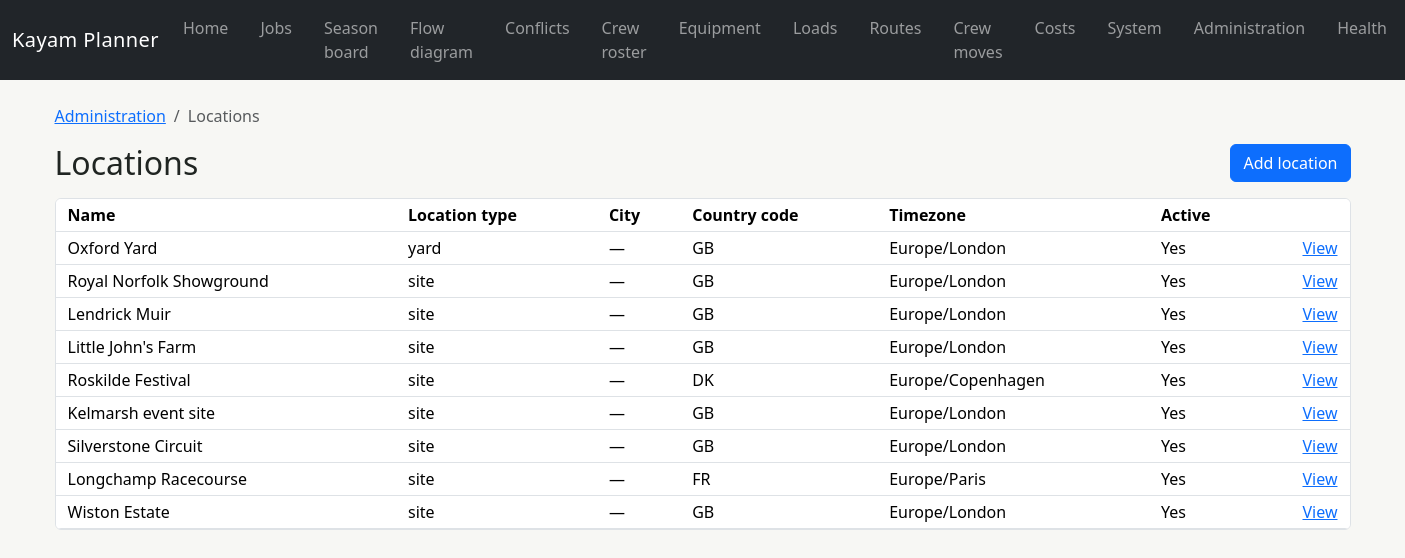
The app's page /admin/locations with its own data.
### app/models/administration.py (models this page shows)
class TimestampMixin:
    created_at: Mapped[datetime] = mapped_column(AwareDateTime(), default=utc_now, nullable=False)
    updated_at: Mapped[datetime] = mapped_column(
        AwareDateTime(), default=utc_now, onupdate=utc_now, nullable=False
    )

class Location(TimestampMixin, Base):
    __tablename__ = "locations"
    __table_args__ = (
        CheckConstraint(
            "latitude IS NULL OR (latitude >= -90 AND latitude <= 90)",
            name="latitude_range",
        ),
        CheckConstraint(
            "longitude IS NULL OR (longitude >= -180 AND longitude <= 180)",
            name="longitude_range",
        ),
        CheckConstraint("default_unload_duration_minutes >= 0", name="unload_duration_nonnegative"),
    )
    id: Mapped[int] = mapped_column(primary_key=True)
    name: Mapped[str] = mapped_column(String(200), unique=True, index=True)
    location_type: Mapped[LocationType] = mapped_column(
        Enum(LocationType, native_enum=False, length=20), default=LocationType.SITE
    )
    address_line_1: Mapped[str | None] = mapped_column(String(200))
    address_line_2: Mapped[str | None] = mapped_column(String(200))
    city: Mapped[str | None] = mapped_column(String(100))
    region: Mapped[str | None] = mapped_column(String(100))
    postcode: Mapped[str | None] = mapped_column(String(30))
    country_code: Mapped[str] = mapped_column(String(2), default="GB")
    latitude: Mapped[Decimal | None] = mapped_column(Numeric(9, 6))
    longitude: Mapped[Decimal | None] = mapped_column(Numeric(9, 6))
    timezone: Mapped[str] = mapped_column(String(100), default="Europe/London")
    geocoding_provider: Mapped[str | None] = mapped_column(String(50))
    geocoding_place_id: Mapped[str | None] = mapped_column(String(200))
    geocoded_at: Mapped[datetime | None] = mapped_column(AwareDateTime())
    access_notes: Mapped[str | None] = mapped_column(Text)
    hgv_notes: Mapped[str | None] = mapped_column(Text)
    receiving_notes: Mapped[str | None] = mapped_column(Text)
    default_unload_duration_minutes: Mapped[int] = mapped_column(Integer, default=60)
    active: Mapped[bool] = mapped_column(Boolean, default=True)

### app/routes/admin.py (the view)
@router.get("/{entity_slug}", response_class=HTMLResponse)
def list_records(
    request: Request,
    entity_slug: str,
    session: SessionDependency,
) -> HTMLResponse:
    definition = get_definition(entity_slug)
    service = AdministrationService(session)
    rows = [
        {
            "id": record.id,
            "values": [
                service.display_value(record, definition.field(field_name))
                for field_name in definition.list_fields
            ],
        }
        for record in service.list_records(definition)
    ]
    return templates.TemplateResponse(
        request=request,
        name="admin/list.html",
        context={"entity": definition, "rows": rows},
    )

### app/templates/admin/list.html (shortened to what this page needs)
{% extends "base.html" %}
{% block content %}
  <nav aria-label="Breadcrumb">
    <ol class="breadcrumb small">
      <li class="breadcrumb-item"><a href="/admin">Administration</a></li>
      <li class="breadcrumb-item active" aria-current="page">{{ entity.plural }}</li>
    </ol>
  </nav>
  <div class="d-flex justify-content-between align-items-center gap-3 mb-3">
    <h1 class="h2 mb-0">{{ entity.plural }}</h1>
    <a class="btn btn-primary" href="/admin/{{ entity.slug }}/new">Add {{ entity.singular|lower }}</a>
  </div>
  <div class="table-responsive border rounded bg-white">
    <table class="table table-sm table-hover align-middle mb-0 admin-table">
      <thead>
        <tr>
          {% for field_name in entity.list_fields %}
            <th scope="col">{{ entity.field(field_name).label }}</th>
          {% endfor %}
          <th scope="col"><span class="visually-hidden">Actions</span></th>
        </tr>
      </thead>
      <tbody>
        {% for row in rows %}
          <tr>
            {% for value in row["values"] %}<td>{{ value }}</td>{% endfor %}
            <td class="text-end"><a href="/admin/{{ entity.slug }}/{{ row.id }}">View</a></td>
          </tr>
        {% else %}
          <tr><td colspan="{{ entity.list_fields|length + 1 }}" class="text-secondary py-4 text-center">No records yet.</td></tr>
        {% endfor %}
      </tbody>
    </table>
  </div>
{% endblock %}

### app/static/css/app.css (style rules this page uses)
:root { --kayam-focus: #f3b61f; }
body { background: #f7f7f4; color: #202522; }
.admin-table th, .admin-table td { padding-inline: 0.75rem; white-space: nowrap; }

### records on screen
Location: name "Oxford Yard", country_code "GB", timezone "Europe/London"
Location: name "Royal Norfolk Showground", country_code "GB", timezone "Europe/London"
Location: name "Lendrick Muir", country_code "GB", timezone "Europe/London"
Location: name "Little John's Farm", country_code "GB", timezone "Europe/London"
Location: name "Roskilde Festival", country_code "DK", timezone "Europe/Copenhagen"
Location: name "Kelmarsh event site", country_code "GB", timezone "Europe/London"
Location: name "Silverstone Circuit", country_code "GB", timezone "Europe/London"
Location: name "Longchamp Racecourse", country_code "FR", timezone "Europe/Paris"
Location: name "Wiston Estate", country_code "GB", timezone "Europe/London"

### other values on screen
{{ entity.plural }} "Locations"
{{ entity.singular|lower }} "location"
{{ entity.field(field_name).label }} "Name" "Location type" "City" "Country code" "Timezone" "Active"
{{ value }} "yard" "—" "Yes" "site" "—" "Yes" "site" "—" "Yes" "site" "—" "Yes" "site" "—" "Yes" "site" "—" "Yes" "site" "—" "Yes" "site" "—" "Yes" "site" "—" "Yes"
